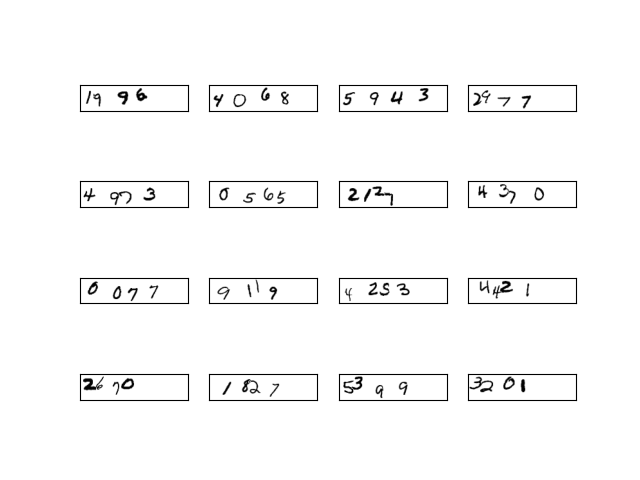
#> input picture data.png, 640 x 480 px
$ python -i segmentation.py   (imports and definitions only)
#> lines starting #> are read from the running program, lines starting #| are printed output that depends on the picture
#> further down, picture is the input picture: shape (480, 640); min 0, max 255, mean 248.7
import cv2
import math
import numpy as np
from matplotlib import pyplot as plt

# import sys
# np.set_printoptions(threshold=sys.maxsize)

def show(*imgs):
    fig=plt.figure(figsize=(20, 20))
    columns = math.ceil(np.sqrt(len(imgs)))
    rows = math.ceil(len(imgs)/columns)
    i = 1
    for img in imgs:
        fig.add_subplot(rows,columns,i)
        plt.imshow(img)
        i+=1
    plt.show()

def get_extract(img, output, i):
    mask_i = np.zeros((output.shape))
    mask_i[ output == i ] = 1
    mask_i = mask_i.astype(np.uint8)

    kernel = np.ones((3,3), np.uint8)
    mask_i = cv2.dilate(mask_i, kernel, iterations=1)

    extract = img * mask_i
    return extract

def crop(stat, extract):
    left, top, width, height, area = stat
    extract = np.pad(extract, pad_width=14, mode='constant', constant_values=0)
    x = int(left + (width/2))
    y = int(top + (height/2))
    cropped = extract[y: y+28, x: x+28]
    return cropped

def segment(img, stride = 20):
#> called with stride = 20
    digits = []
    areas = []
    widths = []
    nb_components, output, stats, centroids = cv2.connectedComponentsWithStats(img, connectivity = 4)
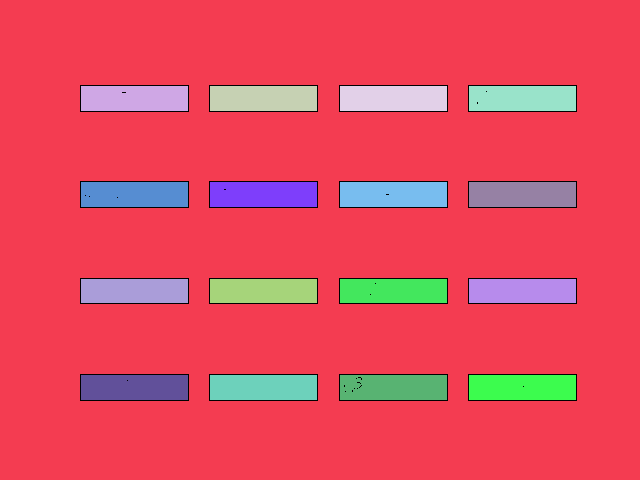
#> output: shape (480, 640) int32; 18 distinct labels, from 0 to 17; one colour per label, 0 black
#> nb_components = 18; stats = 18 rows, first 6: [80, 85, 497, 316, 4319], [0, 0, 640, 480, 260548], [81, 86, 107, 25, 2671], [210, 86, 107, 25, 2675], [340, 86, 107, 25, 2675], [469, 86, 107, 25, 2672]; centroids = 18 rows, first 8: [327.9, 242.7], [318, 239.1], [134, 98.01], [263, 98], [393, 98], [522, 98], [134, 194], [263, 194]
    for i in range(1,nb_components):
        left, top, width, height, area = stats[i]
        extracted_digit = get_extract(img, output, i)

        # # Debug Statement
        # print(stats[i])
        # show(extracted_digit)
        if area < 45:
            continue

        join = 0

        # If 2 digits overlap
        if width >= 22:
            nb_components_j = 2
            level = 150
            bad_components = 0
            while level < 255 and nb_components_j-bad_components < 3:
                bad_components = 0
                _, thresh = cv2.threshold(extracted_digit, level, 255, cv2.THRESH_TOZERO)
                nb_components_j, output_j, stats_j, centroids_j = cv2.connectedComponentsWithStats(thresh, connectivity = 4)

                # print(level, nb_components_j)
                # extracts = []

                for j in range(1,nb_components_j):
                    left, top, width, height, area = stats_j[j]

                    # [4 lines of commented-out code are left out]

                    if area < 45:
                        bad_components += 1
                # show(*extracts)
                # print(bad_components)
                level += stride

            if nb_components_j >= 3:
                join = 1
                for j in range(1, nb_components_j):
                    left, top, width, height, area = stats_j[j]
                    if area < 45:
                        continue
                    extracted_digit = get_extract(img, output_j, j)
                    digit = crop(stats_j[j], extracted_digit)
                    widths.append(width)
                    areas.append(area)
                    digits.append(digit)

        if not join:
            # Crop
            digit = crop(stats[i], extracted_digit)
            widths.append(width)
            areas.append(area)
            digits.append(digit)
#> this loop made 17 passes
#> pass 1, in get_extract, `extract = img * mask_i`:
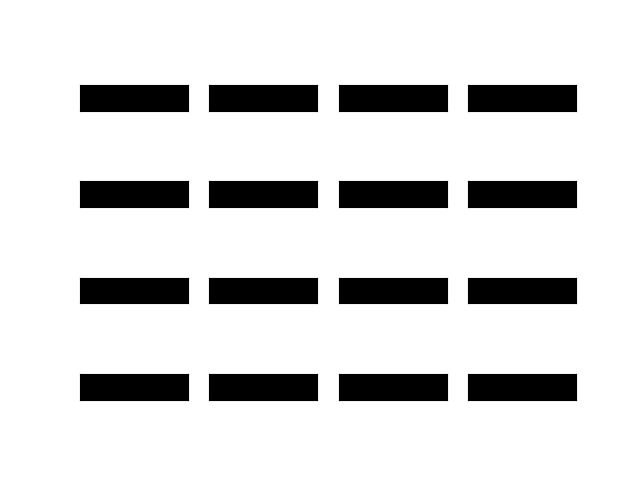
#> extract: shape (480, 640); min 0, max 255, mean 216.1
#> pass 1, in crop, `extract = np.pad(extract, pad_width=14, mode='constant', constant_valu..`:
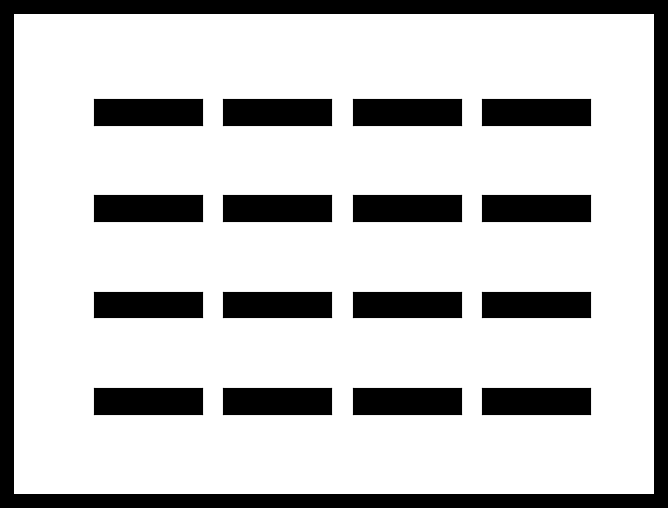
#> extract: shape (508, 668); min 0, max 255, mean 195.6
#> pass 2, in get_extract (call 2), `extract = img * mask_i`:
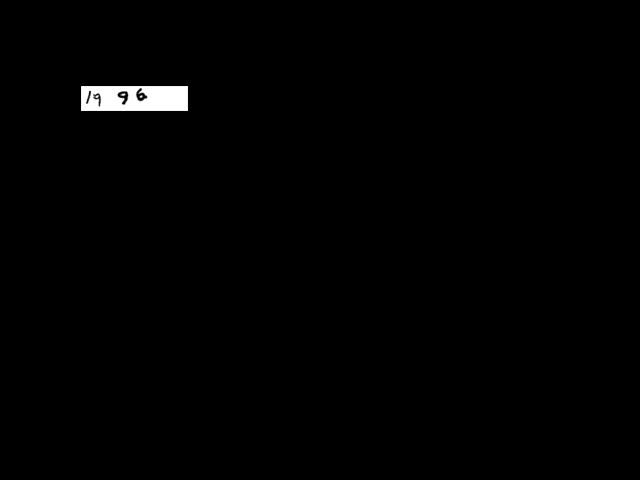
#> extract: shape (480, 640); min 0, max 255, mean 2
#> after the loop, areas = [256204, 2058, 2380, 73, 2006, 2110, 2047, 2051, 2078, 2059, 1942, 2030, 1951, 1974, 2020, 2082, 2025, 62, 1950]; digits = 19 items; level = 270; widths = [640, 105, 107, 9, 105, 105, 105, 105, 105, 105, 105, 105, 105, 105, 105, 105, 105, 9, 105]
    return digits, areas, widths

# [7 lines not run here, left out]

>>> import cv2
>>> picture = cv2.imread('data.png', cv2.IMREAD_GRAYSCALE)
>>> result = segment(picture)

$ run again, on Accuracy.png
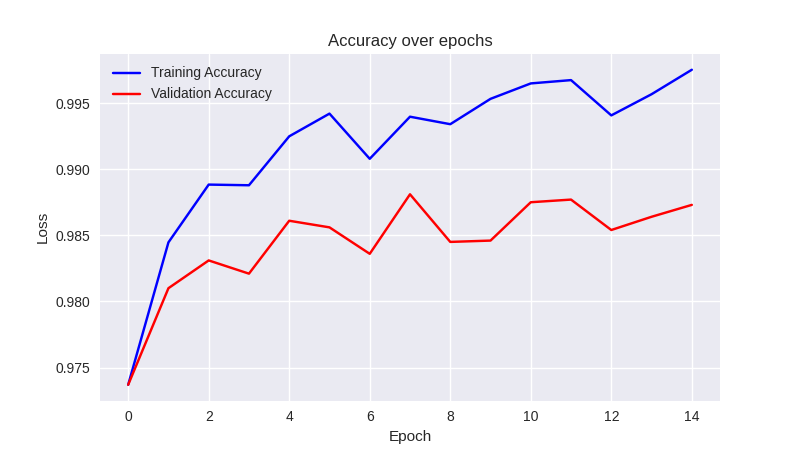
#> input picture Accuracy.png, 800 x 450 px
#> output: shape (450, 800) int32; every value is 1
#> nb_components = 2; stats = [[-1, 2147483647, 0, 0, 0], [0, 0, 800, 450, 360000]]; centroids = [[nan, nan], [399.5, 224.5]]
#> the loop in segment, `for i in range(1,nb_components):` made 1 pass
#> after the loop in segment, `for i in range(1,nb_components):`:
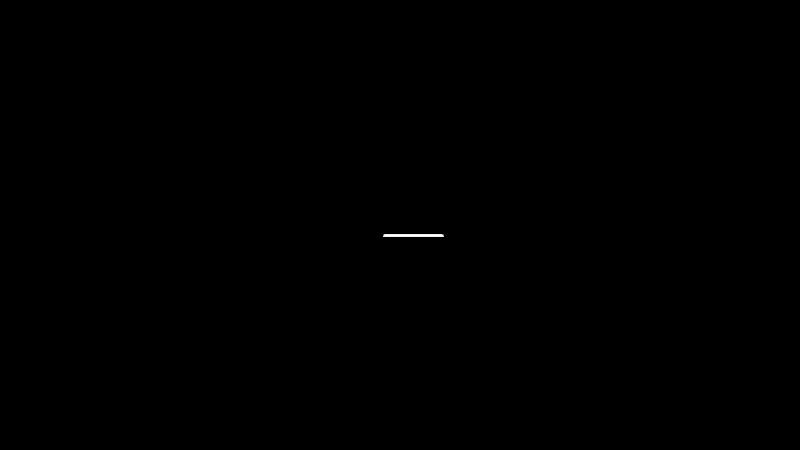
#> extracted_digit: shape (450, 800); min 0, max 255, mean 0.1
#> after the loop in segment, `for i in range(1,nb_components):`:
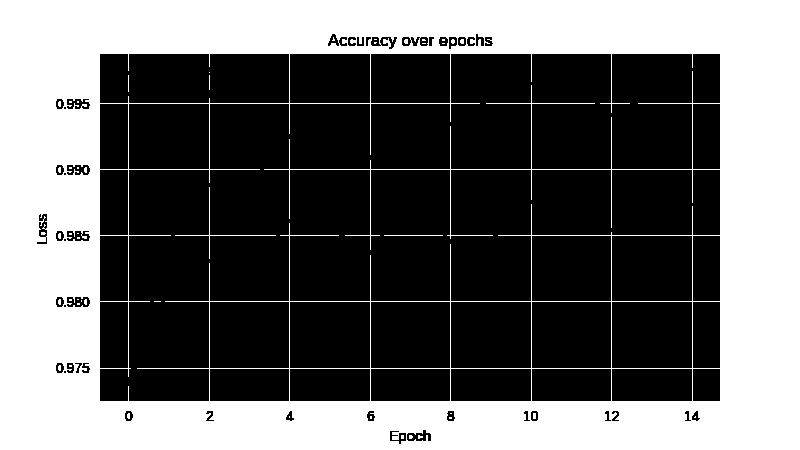
#> thresh: shape (450, 800); min 0, max 255, mean 104.7
#> after the loop in segment, `for i in range(1,nb_components):`: areas = [147075, 172, 59]; digits = 3 items; level = 270; widths = [800, 101, 59]

$ run again, on Areas.png
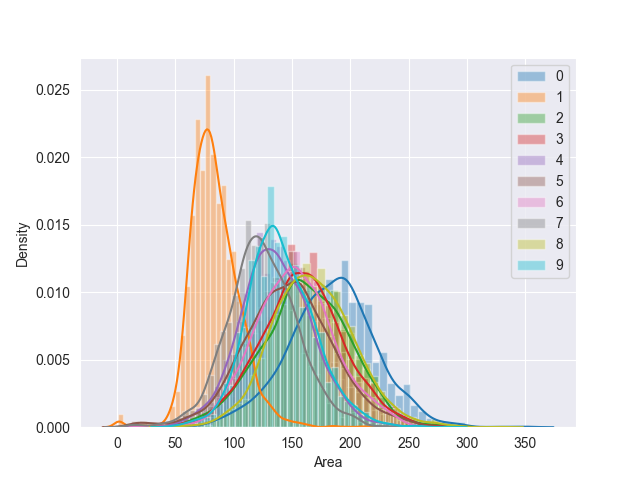
#> input picture Areas.png, 640 x 480 px
#> output: shape (480, 640) int32; every value is 1
#> nb_components = 2; stats = [[-1, 2147483647, 0, 0, 0], [0, 0, 640, 480, 307200]]; centroids = [[nan, nan], [319.5, 239.5]]
#> the loop in segment, `for i in range(1,nb_components):` made 1 pass
#> after the loop in segment, `for i in range(1,nb_components):`:
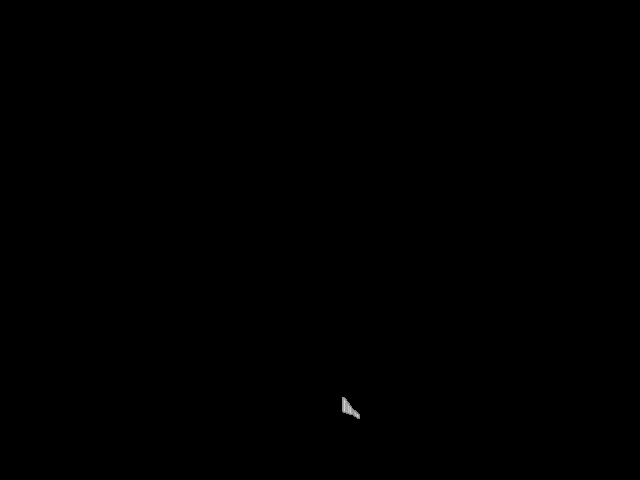
#> extracted_digit: shape (480, 640); min 0, max 213, mean 0.1
#> after the loop in segment, `for i in range(1,nb_components):`:
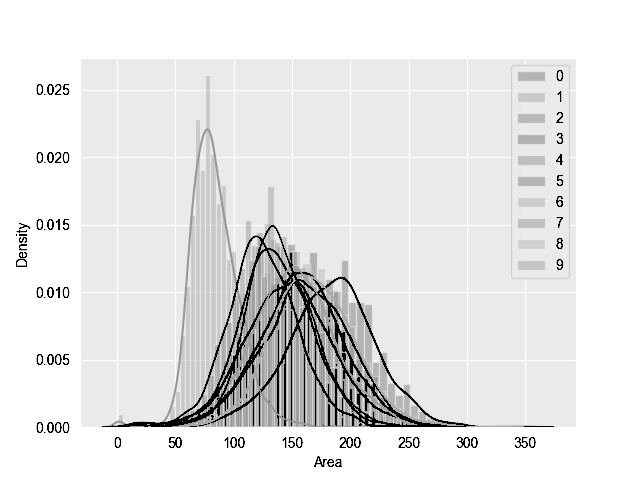
#> thresh: shape (480, 640); min 0, max 255, mean 229.9
#> after the loop in segment, `for i in range(1,nb_components):`: areas = [288516, 610, 1790, 2341, 48, 70, 266, 842, 394, 116, 222, 64, 225, 461, 120, 51, 94, 108]; digits = 18 items; level = 170; widths = [640, 28, 82, 60, 9, 16, 13, 49, 42, 3, 24, 5, 7, 19, 28, 14, 6, 16]

$ run again, on Widths.png
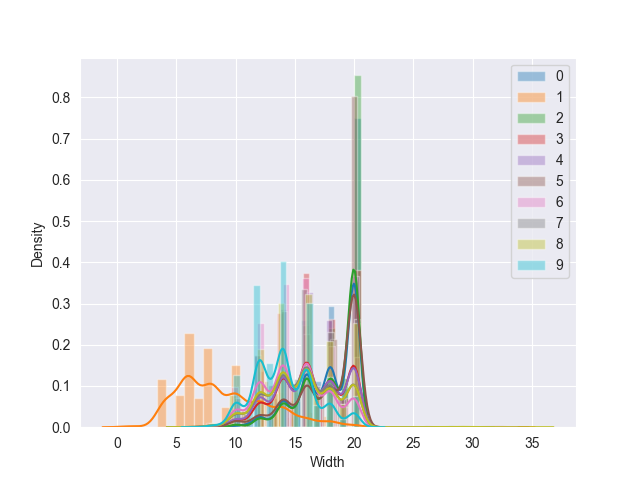
#> input picture Widths.png, 640 x 480 px
#> output: shape (480, 640) int32; every value is 1
#> nb_components = 2; stats = [[-1, 2147483647, 0, 0, 0], [0, 0, 640, 480, 307200]]; centroids = [[nan, nan], [319.5, 239.5]]
#> the loop in segment, `for i in range(1,nb_components):` made 1 pass
#> after the loop in segment, `for i in range(1,nb_components):`:
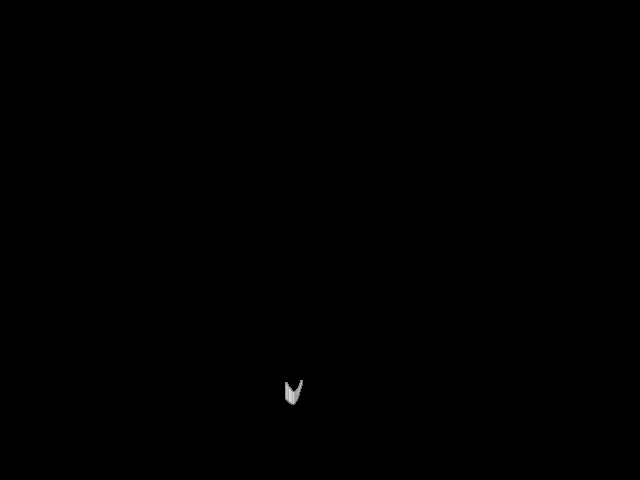
#> extracted_digit: shape (480, 640); min 0, max 220, mean 0.1
#> after the loop in segment, `for i in range(1,nb_components):`:
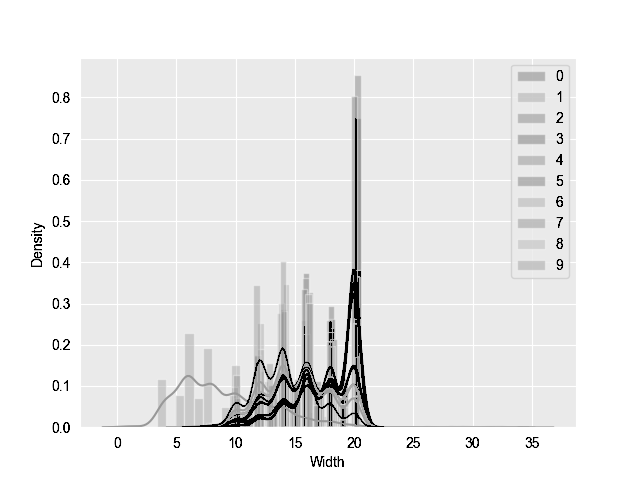
#> thresh: shape (480, 640); min 0, max 255, mean 236.2
#> after the loop in segment, `for i in range(1,nb_components):`: areas = [297834, 48, 538, 1098, 1045, 352, 164]; digits = 7 items; level = 170; widths = [640, 9, 18, 69, 65, 38, 16]
